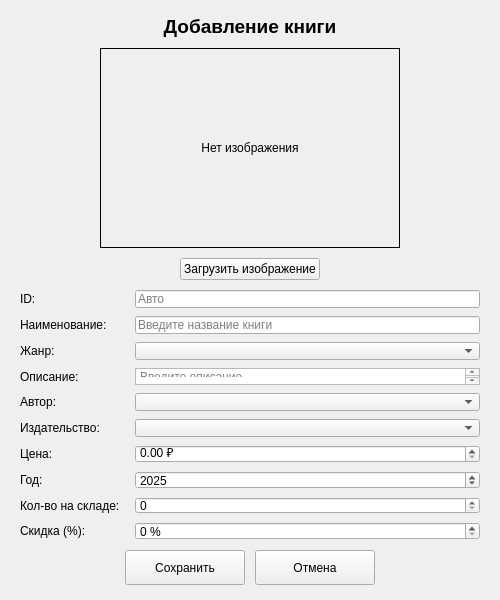
<?xml version="1.0" encoding="UTF-8"?>
<ui version="4.0">
 <class>BookForm</class>
 <widget class="QWidget" name="BookForm">
  <property name="geometry">
   <rect><x>0</x><y>0</y><width>500</width><height>600</height></rect>
  </property>
  <property name="windowTitle">
   <string>Книга</string>
  </property>
  <property name="minimumSize">
   <size><width>480</width><height>580</height></size>
  </property>
  <layout class="QVBoxLayout" name="main_layout">
   <property name="spacing"><number>10</number></property>
   <property name="leftMargin"><number>20</number></property>
   <property name="topMargin"><number>15</number></property>
   <property name="rightMargin"><number>20</number></property>
   <property name="bottomMargin"><number>15</number></property>
   <item>
    <widget class="QLabel" name="form_title_label">
     <property name="text"><string>Добавление книги</string></property>
     <property name="alignment"><set>Qt::AlignCenter</set></property>
     <property name="font">
      <font><pointsize>14</pointsize><bold>true</bold></font>
     </property>
    </widget>
   </item>
   <item>
    <layout class="QHBoxLayout" name="image_layout">
     <item>
      <spacer name="img_left_spacer">
       <property name="orientation"><enum>Qt::Horizontal</enum></property>
       <property name="sizeHint" stdset="0">
        <size><width>40</width><height>20</height></size>
       </property>
      </spacer>
     </item>
     <item>
      <widget class="QLabel" name="image_label">
       <property name="minimumSize">
        <size><width>300</width><height>200</height></size>
       </property>
       <property name="maximumSize">
        <size><width>300</width><height>200</height></size>
       </property>
       <property name="alignment"><set>Qt::AlignCenter</set></property>
       <property name="frameShape"><enum>QFrame::Box</enum></property>
       <property name="text"><string>Нет изображения</string></property>
      </widget>
     </item>
     <item>
      <spacer name="img_right_spacer">
       <property name="orientation"><enum>Qt::Horizontal</enum></property>
       <property name="sizeHint" stdset="0">
        <size><width>40</width><height>20</height></size>
       </property>
      </spacer>
     </item>
    </layout>
   </item>
   <item>
    <layout class="QHBoxLayout" name="image_btn_layout">
     <item>
      <spacer name="btn_left_spacer">
       <property name="orientation"><enum>Qt::Horizontal</enum></property>
       <property name="sizeHint" stdset="0">
        <size><width>40</width><height>20</height></size>
       </property>
      </spacer>
     </item>
     <item>
      <widget class="QPushButton" name="change_image_button">
       <property name="text"><string>Загрузить изображение</string></property>
      </widget>
     </item>
     <item>
      <spacer name="btn_right_spacer">
       <property name="orientation"><enum>Qt::Horizontal</enum></property>
       <property name="sizeHint" stdset="0">
        <size><width>40</width><height>20</height></size>
       </property>
      </spacer>
     </item>
    </layout>
   </item>
   <item>
    <layout class="QFormLayout" name="form_layout">
     <property name="horizontalSpacing"><number>15</number></property>
     <property name="verticalSpacing"><number>8</number></property>
     <item row="0" column="0">
      <widget class="QLabel" name="id_label_text"><property name="text"><string>ID:</string></property></widget>
     </item>
     <item row="0" column="1">
      <widget class="QLineEdit" name="id_input">
       <property name="readOnly"><bool>true</bool></property>
       <property name="placeholderText"><string>Авто</string></property>
      </widget>
     </item>
     <item row="1" column="0">
      <widget class="QLabel"><property name="text"><string>Наименование:</string></property></widget>
     </item>
     <item row="1" column="1">
      <widget class="QLineEdit" name="title_input">
       <property name="placeholderText"><string>Введите название книги</string></property>
      </widget>
     </item>
     <item row="2" column="0">
      <widget class="QLabel"><property name="text"><string>Жанр:</string></property></widget>
     </item>
     <item row="2" column="1">
      <widget class="QComboBox" name="genre_combo"/>
     </item>
     <item row="3" column="0">
      <widget class="QLabel"><property name="text"><string>Описание:</string></property></widget>
     </item>
     <item row="3" column="1">
      <widget class="QTextEdit" name="description_input">
       <property name="maximumSize">
        <size><width>16777215</width><height>80</height></size>
       </property>
       <property name="placeholderText"><string>Введите описание</string></property>
      </widget>
     </item>
     <item row="4" column="0">
      <widget class="QLabel"><property name="text"><string>Автор:</string></property></widget>
     </item>
     <item row="4" column="1">
      <widget class="QComboBox" name="author_combo"/>
     </item>
     <item row="5" column="0">
      <widget class="QLabel"><property name="text"><string>Издательство:</string></property></widget>
     </item>
     <item row="5" column="1">
      <widget class="QComboBox" name="publisher_combo"/>
     </item>
     <item row="6" column="0">
      <widget class="QLabel"><property name="text"><string>Цена:</string></property></widget>
     </item>
     <item row="6" column="1">
      <widget class="QDoubleSpinBox" name="price_input">
       <property name="maximum"><double>999999.99</double></property>
       <property name="minimum"><double>0.00</double></property>
       <property name="decimals"><number>2</number></property>
       <property name="suffix"><string> ₽</string></property>
      </widget>
     </item>
     <item row="7" column="0">
      <widget class="QLabel"><property name="text"><string>Год:</string></property></widget>
     </item>
     <item row="7" column="1">
      <widget class="QSpinBox" name="year_input">
       <property name="minimum"><number>1900</number></property>
       <property name="maximum"><number>2100</number></property>
       <property name="value"><number>2025</number></property>
      </widget>
     </item>
     <item row="8" column="0">
      <widget class="QLabel"><property name="text"><string>Кол-во на складе:</string></property></widget>
     </item>
     <item row="8" column="1">
      <widget class="QSpinBox" name="stock_input">
       <property name="minimum"><number>0</number></property>
       <property name="maximum"><number>999999</number></property>
      </widget>
     </item>
     <item row="9" column="0">
      <widget class="QLabel"><property name="text"><string>Скидка (%):</string></property></widget>
     </item>
     <item row="9" column="1">
      <widget class="QSpinBox" name="discount_input">
       <property name="minimum"><number>0</number></property>
       <property name="maximum"><number>100</number></property>
       <property name="suffix"><string> %</string></property>
      </widget>
     </item>
    </layout>
   </item>
   <item>
    <layout class="QHBoxLayout" name="buttons_layout">
     <item>
      <spacer name="btns_left_spacer">
       <property name="orientation"><enum>Qt::Horizontal</enum></property>
       <property name="sizeHint" stdset="0">
        <size><width>40</width><height>20</height></size>
       </property>
      </spacer>
     </item>
     <item>
      <widget class="QPushButton" name="save_button">
       <property name="text"><string>Сохранить</string></property>
       <property name="minimumSize">
        <size><width>120</width><height>35</height></size>
       </property>
      </widget>
     </item>
     <item>
      <widget class="QPushButton" name="cancel_button">
       <property name="text"><string>Отмена</string></property>
       <property name="minimumSize">
        <size><width>120</width><height>35</height></size>
       </property>
      </widget>
     </item>
     <item>
      <spacer name="btns_right_spacer">
       <property name="orientation"><enum>Qt::Horizontal</enum></property>
       <property name="sizeHint" stdset="0">
        <size><width>40</width><height>20</height></size>
       </property>
      </spacer>
     </item>
    </layout>
   </item>
  </layout>
 </widget>
 <resources/>
 <connections/>
</ui>
